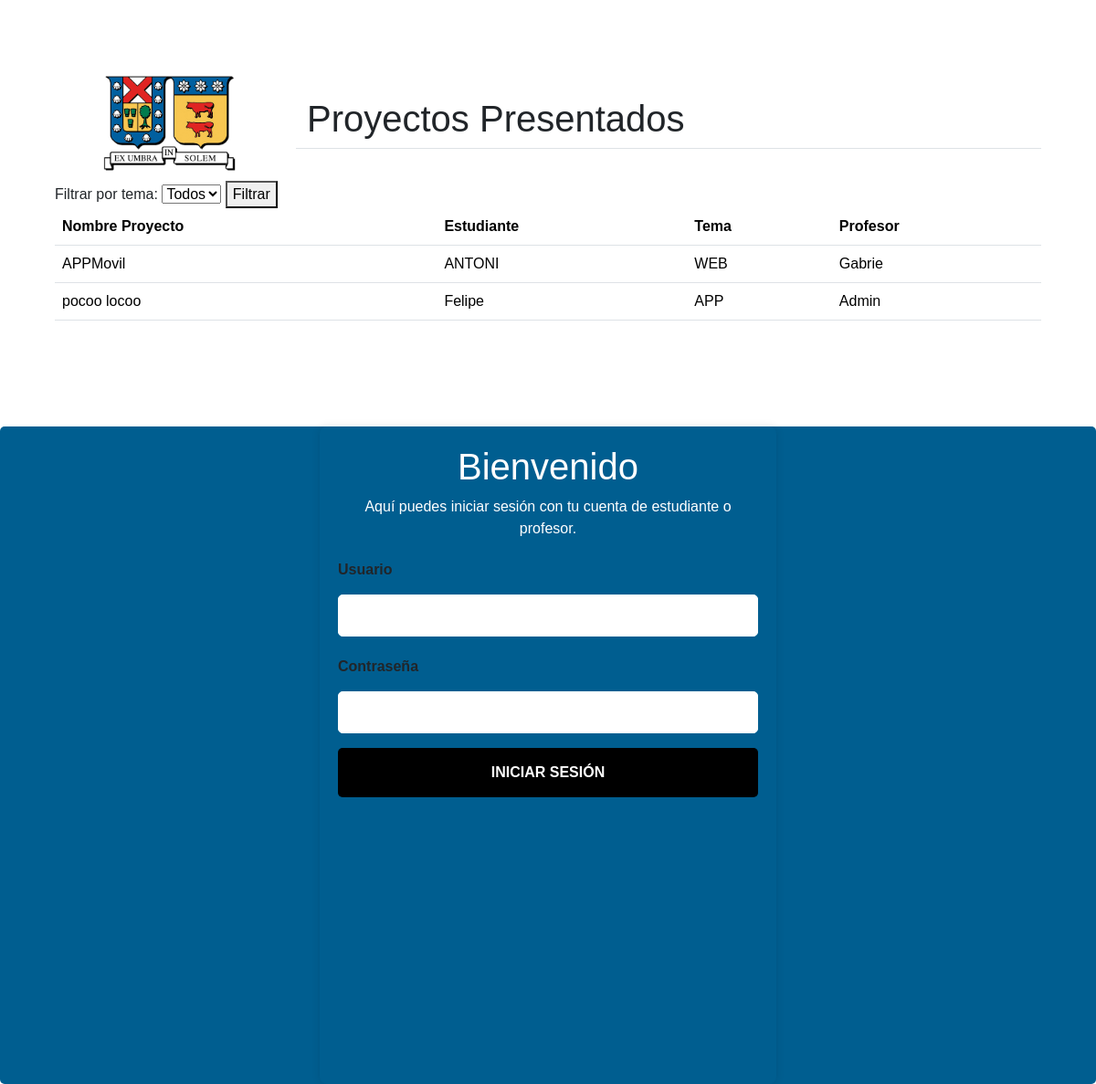
Before: / (lower part) with the older database file.
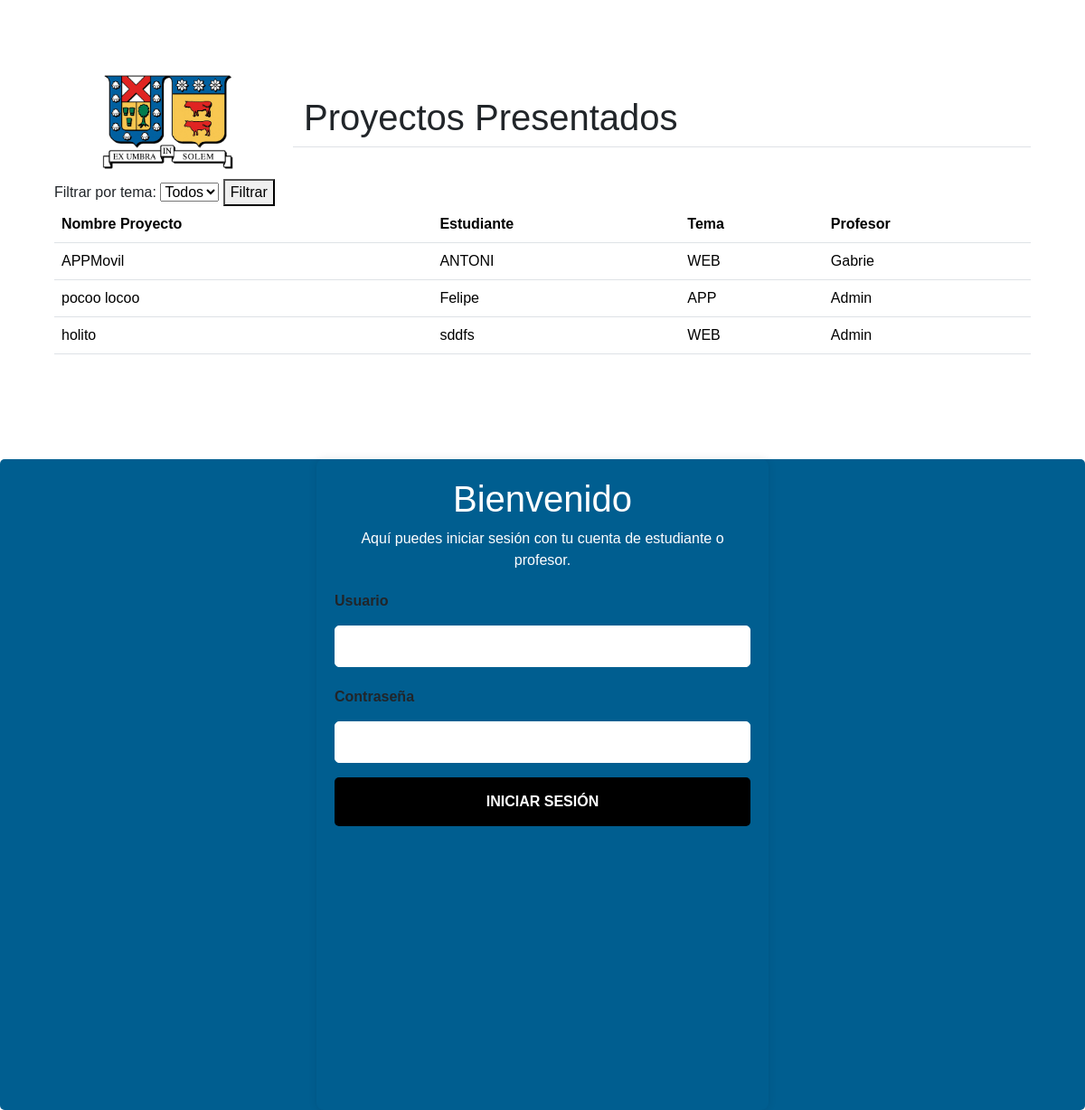
After: the same page with the newer database file.
### comunicados/models.py (models this page shows, shortened)
class Proyecto(models.Model):
    nombrep = models.CharField(max_length=200, verbose_name="NombreP")
    estudiante = models.CharField(max_length=200, verbose_name="Estudiante")
    tema = models.CharField(max_length=200, verbose_name="Tema")
    profesor = models.CharField(max_length=200, blank=True, null=True, verbose_name="Profesor")
    email = models.EmailField(max_length=50, verbose_name="email")
    descripcion = models.CharField(max_length=200)

### comunicados/views.py (the view)
# urls.py: path('', views.proyecto_tiene_profesor, name="home"),
def proyecto_tiene_profesor(request):
    tema = request.GET.get('tema')
    if tema:
        proyectos = Proyecto.objects.exclude(profesor__isnull=True).exclude(profesor__exact='').filter(tema=tema)
    else:
        proyectos = Proyecto.objects.exclude(profesor__isnull=True).exclude(profesor__exact='')
    return render(request, 'comunicados/home.html', {'proyectos': proyectos, 'tema': tema})

### comunicados/templates/comunicados/home.html (shortened to what this page needs)
{% extends "comunicados/base.html" %}
{% load static %}
{% block header %}
<div class="container" id="">
    <div class="row">
        <div class="col-md-12 col-lg-3 text-center">
            <img src="{% static 'images/Logo_UTFSM.png' %}" alt="" class="logos">
        </div>
        <div class="col-lg-9 d-flex justify-content-center align-items-center my-auto d-none d-lg-block border-bottom">
            <h1>Proyectos Presentados</h1>
        </div>
    </div>
    <form method="GET" action="{% url 'home' %}">
        <label for="tema">Filtrar por tema:</label>
        <select name="tema" id="tema">
            <option value="">Todos</option>
        </select>
        <button type="submit">Filtrar</button>
      </form>
      <table class="table">
          <thead>
            <tr>
              <th scope="col">Nombre Proyecto</th>
              <th scope="col">Estudiante</th>
              <th scope="col">Tema</th>
              <th scope="col">Profesor</th>
            </tr>
          </thead>
          <tbody>
            {% for proyecto in proyectos %}
            <tr>
                <td>{{ proyecto.nombrep }}</td>
                <td>{{ proyecto.estudiante }}</td>
                <td>{{ proyecto.tema }}</td>
                <td>{{ proyecto.profesor }}</td>
            </tr>
            {% endfor %}
          </tbody>
        </table>
</div>
{% endblock %}

Changed rows visible on the page:
now on this page (row edited): Proyecto: nombrep "holito", estudiante "sddfs", tema "WEB", profesor "Admin"
